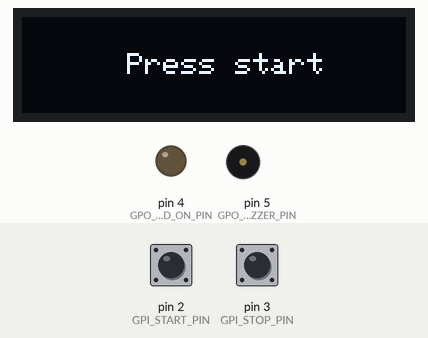
Recording of a program running on a simulated Arduino Uno, built with avr-gcc and run on an emulated ATmega328P. Parts: 128×32 one-colour display, output pins drawn as LEDs (lit = HIGH), buzzer (waves = sounding, pin HIGH). The inputs (shaded band) are chosen by the test bench; at power-on: pin 2 (GPI_START_PIN) LOW, pin 3 (GPI_STOP_PIN) LOW.

Above: at 3.2 s.
3.3 s: pin 2 (GPI_START_PIN) pulled HIGH for 0.15 s
At 3.57 s:
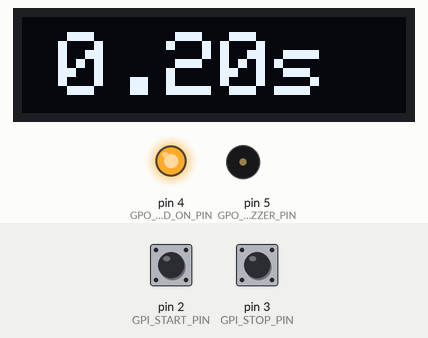
4.0 s: pin 3 (GPI_STOP_PIN) pulled HIGH for 0.15 s
At 5.2 s:
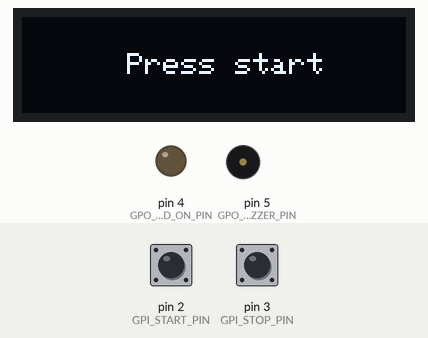
5.7 s: pin 2 (GPI_START_PIN) pulled HIGH for 1 s
At 6.08 s:
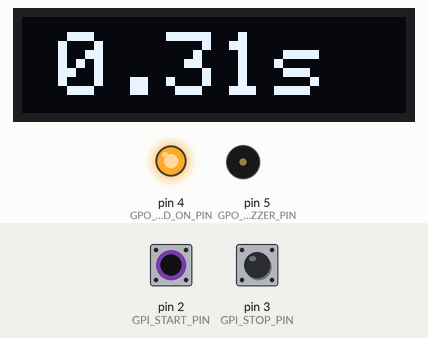
7.3 s: pin 3 (GPI_STOP_PIN) pulled HIGH for 1 s
At 9.0 s:
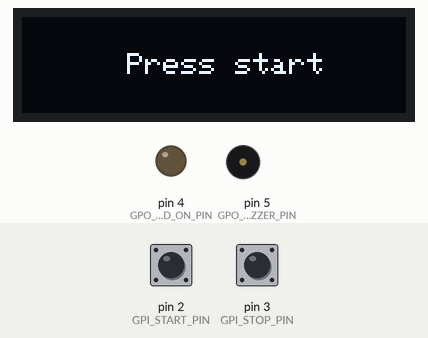
9.8 s: pin 2 (GPI_START_PIN) driven HIGH and pin 3 (GPI_STOP_PIN) driven HIGH
Timing chart, 0 to 12.5 s (numbered marks = the images above; inputs shaded):
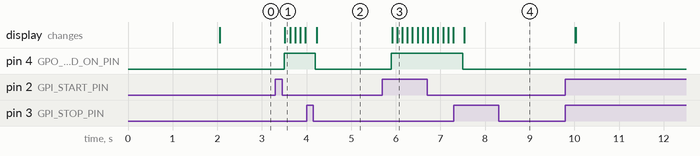

Measured:
- after the input at 3.3 s, pin 4 (GPO_LED_ON_PIN): LOW → HIGH after 0.20 s; the display: changes after 0.21 s (image 1)
- after the input at 4.0 s, pin 4 (GPO_LED_ON_PIN): HIGH → LOW after 0.20 s; the display: changes after 0.23 s (image 2)
- after the input at 5.7 s, pin 4 (GPO_LED_ON_PIN): LOW → HIGH after 0.20 s; the display: first changes after 0.21 s (image 3 shows a later state)
- after the input at 7.3 s, pin 4 (GPO_LED_ON_PIN): HIGH → LOW after 0.20 s; the display: changes after 0.23 s (image 4)

The program:

main.cpp
```cpp
#include <Arduino.h>
#include <SPI.h>
#include <Wire.h>
#include <Adafruit_GFX.h>
#include <Adafruit_SSD1306.h>

// Declaration of the display object
#define SCREEN_WIDTH 128
#define SCREEN_HEIGHT 32
#define LOGO_HEIGHT   16
#define LOGO_WIDTH    16

#define OLED_RESET 4
Adafruit_SSD1306 display(SCREEN_WIDTH, SCREEN_HEIGHT, &Wire, OLED_RESET);

const uint8_t stickman_bitmap[] PROGMEM = {
	0x00, 0x00, 0x00, 0xe0, 0x00, 0x40, 0x01, 0xf0,
  0x38, 0x08, 0x00, 0x04, 0xf1, 0x02, 0x00, 0xa2,
	0x7c, 0x42, 0x00, 0x02, 0x30, 0x02, 0x04, 0x04,
  0x02, 0x08, 0x01, 0xf0, 0x00, 0x00, 0x00, 0x00
};

#define GPI_START_PIN 2
#define GPI_STOP_PIN 3
#define GPO_LED_ON_PIN 4
#define GPO_BUZZER_PIN 5


enum State {
  IDLE,
  START_DEBOUNCE,
  START,
  STARTED,
  STOP_DEBOUNCE,
  STOPPED
};

enum Event {
  NULL_EVENT,
  START_EVENT,
  DEFAULT_EVENT
};

State currentState;
Event currentEvent;

unsigned long startTime;
unsigned long stopTime;
unsigned long elapsedTime;
unsigned long intervalTime;

void startTimer() {
  if(currentState == STARTED) {
    return;
  }
  startTime = millis();
  currentState = START_DEBOUNCE;
}

void stopTimer() {
  if(currentState == IDLE) {
    return;
  }
  stopTime = millis();
  currentState = STOP_DEBOUNCE;
}

void printTime(unsigned long elapsedTime) {
  display.clearDisplay();

  if(elapsedTime > 99999) {
    display.setTextSize(2);
    display.setCursor(20, 10);
  } else {
    display.setTextSize(3);
    display.setCursor(12, 5);
  }

  display.print((float)elapsedTime / 1000);
  display.print("s");
  display.display();
}

void setup() {
  Serial.begin(115200);

  attachInterrupt(digitalPinToInterrupt(GPI_START_PIN), startTimer, RISING);
  attachInterrupt(digitalPinToInterrupt(GPI_STOP_PIN), stopTimer, RISING);

  pinMode(GPI_START_PIN, INPUT);
  pinMode(GPI_STOP_PIN, INPUT);
  pinMode(GPO_LED_ON_PIN, OUTPUT);
  pinMode(GPO_BUZZER_PIN, OUTPUT);

  currentState = IDLE;
  currentEvent = NULL_EVENT;

  startTime = 0;
  stopTime = 0;
  elapsedTime = 0;
  intervalTime = 0;

  if(!display.begin(SSD1306_SWITCHCAPVCC, 0x3C)) { // Address 0x3C for 128x32
    Serial.println(F("SSD1306 allocation failed"));
    for(;;);
  }

  display.clearDisplay();
  display.setTextSize(1);
  display.setTextColor(SSD1306_WHITE);
  display.setCursor(40, 13);

  display.drawFastHLine(0, 2, 128, SSD1306_WHITE);
  display.print("Track-timing");
  display.drawFastHLine(0, 30, 128, SSD1306_WHITE);

  display.drawBitmap(20, 9, stickman_bitmap, 16, 16, SSD1306_WHITE);
  display.display();

  delay(2000);
}

void loop() {
  // Choose the next state
  switch (currentState)
  {
  case IDLE:
    break;

  case START_DEBOUNCE:
    if(millis() - startTime > 200) {
      currentState = START;
    }
    break;

  case START:
    if(currentEvent == DEFAULT_EVENT){
      currentState = STARTED;
    }
    break;

  case STARTED:
    break;

  case STOP_DEBOUNCE:
    if(millis() - stopTime > 200) {
      currentState = STOPPED;
    }
    break;

  case STOPPED:
    if(currentEvent == DEFAULT_EVENT)
    {
      currentState = IDLE;
    }
    break;

  default:
    break;
  }

  // Execute the current state
  switch (currentState)
  {
  case IDLE:
      currentEvent = NULL_EVENT;

      display.clearDisplay();
      display.setTextSize(1);
      display.setCursor(35, 12);
      display.print("Press start");
      display.display();
    break;

  case START_DEBOUNCE:
      currentEvent = NULL_EVENT;
    break;

  case START:
    digitalWrite(GPO_LED_ON_PIN, HIGH);
    currentEvent = DEFAULT_EVENT;
    break;

  case STARTED:
    currentEvent = NULL_EVENT;

    if(millis() - intervalTime > 100) {
      elapsedTime = millis() - startTime;
      printTime(elapsedTime);
      intervalTime = millis();
    }

    break;

  case STOPPED:
    digitalWrite(GPO_LED_ON_PIN, LOW);
    elapsedTime = stopTime - startTime;
    printTime(elapsedTime);

    currentEvent = DEFAULT_EVENT;
    break;

  default:
    break;
  }

}
```
